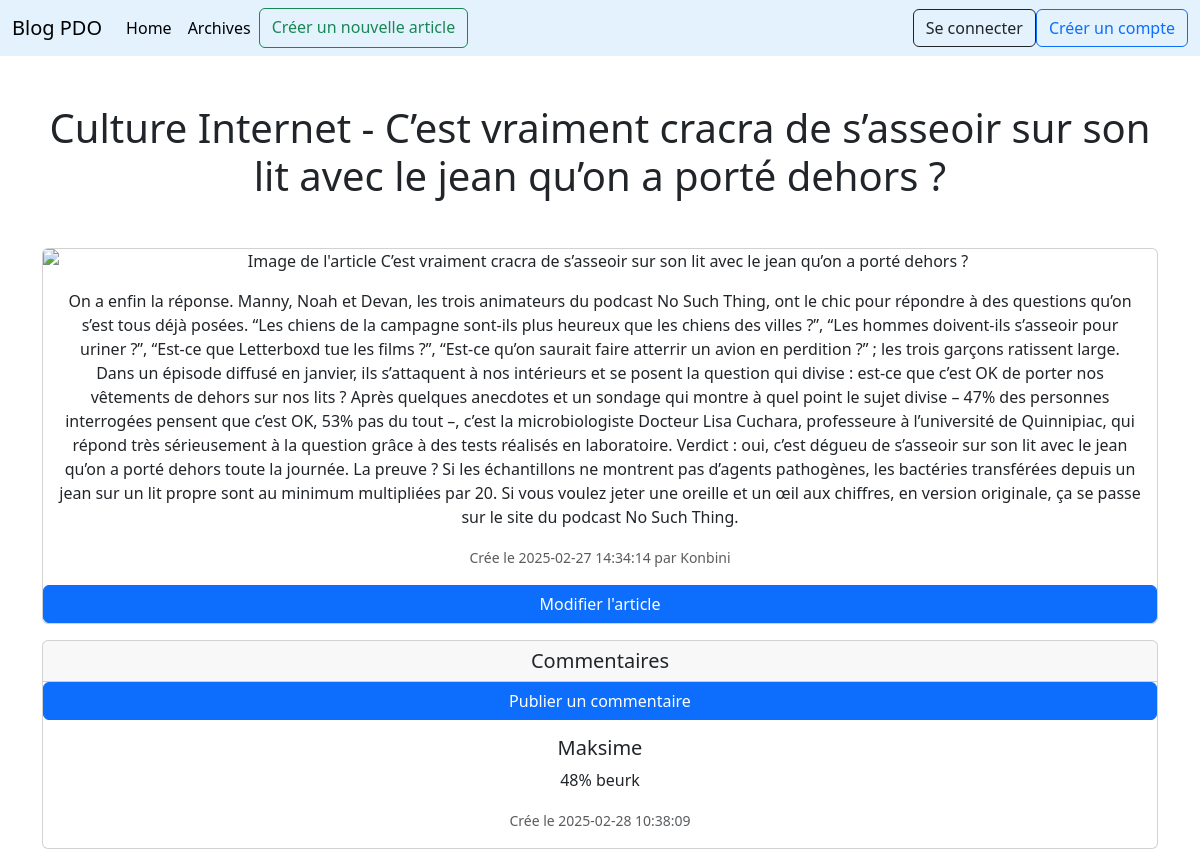
Page /pages/article.php?id=18 on the committed database.
### tables this page shows
CREATE TABLE IF NOT EXISTS `articles` (
  `id` int NOT NULL AUTO_INCREMENT,
  `category_id` int NOT NULL,
  `title` varchar(255) NOT NULL,
  `content` text NOT NULL,
  `image` text NOT NULL,
  `created_at` datetime NOT NULL,
  `user_id` int DEFAULT NULL,
  PRIMARY KEY (`id`),
  KEY `categories_id` (`category_id`) USING BTREE,
  KEY `user_id` (`user_id`)
);

CREATE TABLE IF NOT EXISTS `categories` (
  `id` int NOT NULL AUTO_INCREMENT,
  `title` varchar(255) NOT NULL,
  PRIMARY KEY (`id`)
);

CREATE TABLE IF NOT EXISTS `users` (
  `id` int NOT NULL AUTO_INCREMENT,
  `name` varchar(255) NOT NULL,
  `email` varchar(255) NOT NULL,
  `password` varchar(255) NOT NULL,
  `created_at` datetime NOT NULL,
  PRIMARY KEY (`id`)
);

CREATE TABLE IF NOT EXISTS `comments` (
  `id` int NOT NULL AUTO_INCREMENT,
  `article_id` int NOT NULL,
  `content` text NOT NULL,
  `created_at` datetime NOT NULL,
  `user_id` int DEFAULT NULL,
  PRIMARY KEY (`id`),
  KEY `fk_comments_users` (`user_id`)
);

### database/article.php (called while the page is built, shortened)
<?php
require_once "pdo.php";
function getArticle($id)
{
    global $pdo;
    $sql = "SELECT a.*, c.title as category_title, u.name as username FROM articles a JOIN categories c ON a.category_id = c.id JOIN users u ON a.user_id = u.id WHERE a.id = :id;";
    $stmt = $pdo->prepare($sql);
    $stmt->execute([
        ":id" => $id,
    ]);
    $result = $stmt->fetch();
    return $result;
}

### database/comments.php (called while the page is built, shortened)
<?php
require_once "pdo.php";
function getComments($article)
{
    global $pdo;
    $sql = "SELECT c.*, u.name as username FROM comments c JOIN users u ON c.user_id = u.id WHERE article_id = :id ORDER BY created_at ASC;";
    $stmt = $pdo->prepare($sql);
    $stmt->execute([
        ":id" => $article,
    ]);
    $results = $stmt->fetchAll();
    return $results;
}

### pages/article.php (the view, shortened to what this page needs)
<?php $title = "Blog - Article";
require_once "../database/article.php";
require_once "../database/comments.php";
$article = getArticle($_GET["id"]);
$comments = getComments($_GET["id"]);
include_once "../components/header.php";
?>
<div class="container text-center mt-5">
    <h1><?= $article["category_title"]; ?> - <?= $article["title"]; ?></h1>
    <div class="card mb-3 mt-5">
        <img src="<?= $article["image"]; ?>" class="card-img-top" alt="Image de l'article <?= $article["title"]; ?>">
        <div class="card-body">
            <p class="card-text"><?= $article["content"]; ?></p>
            <p class="card-text"><small class="text-body-secondary">Crée le <?= $article["created_at"]; ?> par <?= $article["username"]; ?></small></p>
        </div>
        <button class="btn btn-primary" type="button" data-bs-toggle="offcanvas" data-bs-target="#offcanvasArticle" aria-controls="offcanvasExample">
            Modifier l'article
        </button>
    </div>
    <div class="card">
        <h5 class="card-header">Commentaires</h5>
        <button class="btn btn-primary" type="button" data-bs-toggle="offcanvas" data-bs-target="#offcanvasComment" aria-controls="offcanvasExample">
            Publier un commentaire
        </button>
        <?php foreach ($comments as $item): ?>
            <div class="card-body">
                <h5 class="card-title"><?= $item["username"]; ?></h5>
                <p class="card-text"><?= $item["content"]; ?></p>
                <p class="card-text"><small class="text-body-secondary">Crée le <?= $item["created_at"]; ?></small></p>
            </div>
        <?php endforeach; ?>
    </div>
</div>
<?php include_once "../components/footer.php"; ?>

### rows in the picture
articles: category.title "Culture Internet", title "C’est vraiment cracra de s’asseoir sur son lit avec le jean qu’on a porté dehors ?", content "On a enfin la réponse. Manny, Noah et Devan, les trois animateurs du podcast No Such Thing, ont le chic pour répondre à des questions qu’on s’est tous déjà posées. “Les chiens de la campagne sont-ils plus heureux que les chiens des villes ?”, “Les hommes doivent-ils s’asseoir pour uriner ?”, “Est-ce que Letterboxd tue les films ?”, “Est-ce qu’on saurait faire atterrir un avion en perdition ?” ; les trois garçons ratissent large. Dans un épisode diffusé en janvier, ils s’attaquent à nos intérieurs et se posent la question qui divise : est-ce que c’est OK de porter nos vêtements de dehors sur nos lits ? Après quelques anecdotes et un sondage qui montre à quel point le sujet divise – 47% des…", created_at "2025-02-27 14:34:14", user.name "Konbini"
comments: user.name "Maksime", content "48% beurk", created_at "2025-02-28 10:38:09"
